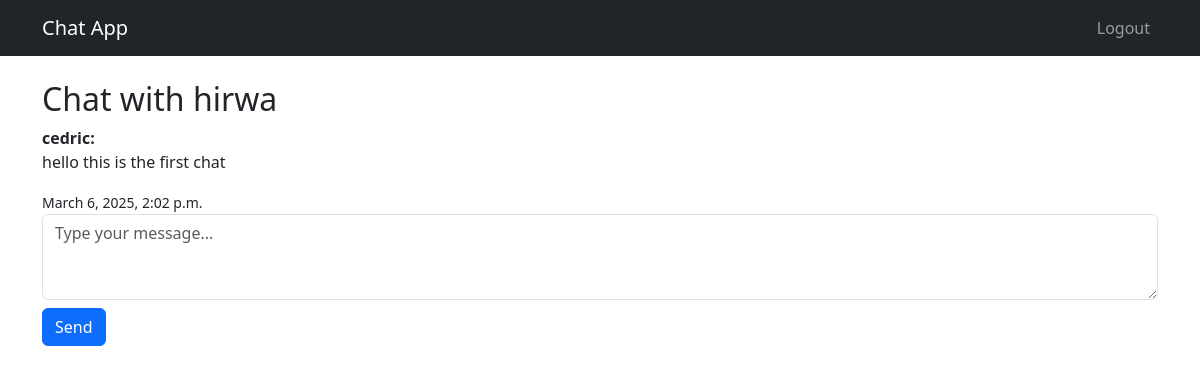
The page /chat/chat/1/ (signed in) on the database as committed earlier.
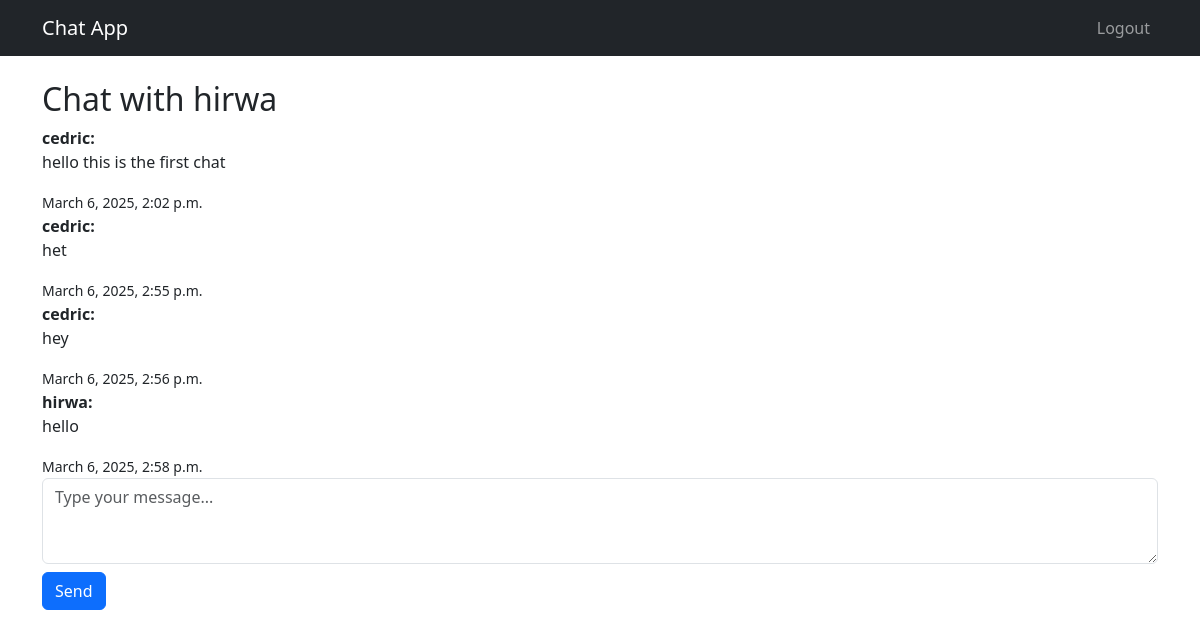
The same page on the database as committed later.
### chat/models.py (models this page shows, shortened)
class ChatSession(models.Model):
    user1 = models.ForeignKey(User, on_delete=models.CASCADE, related_name="chats_as_user1")
    user2 = models.ForeignKey(User, on_delete=models.CASCADE, related_name="chats_as_user2")
    created_at = models.DateTimeField(auto_now_add=True)
    class Meta:
        unique_together = ('user1', 'user2')  # Ensure only one chat session per user pair

class Message(models.Model):
    chat = models.ForeignKey(ChatSession, on_delete=models.CASCADE, related_name="messages")
    sender = models.ForeignKey(User, on_delete=models.CASCADE)
    content = models.TextField()
    timestamp = models.DateTimeField(auto_now_add=True)

### users/models.py (models this page shows)
class CustomUser(AbstractUser):
    profile_picture = models.ImageField(upload_to='profile_pics/', blank=True, null=True)

### chat/views.py (the view)
# urls.py: path('chat/<int:chat_id>/', views.chat_detail, name='chat_detail'),
@login_required
def chat_detail(request, chat_id):
    chat_session = get_object_or_404(ChatSession, id=chat_id)
    if request.user not in [chat_session.user1, chat_session.user2]:
        return redirect('chat_home')
    messages = Message.objects.filter(chat=chat_session).order_by('timestamp')
    return render(request, 'chat/chat_detail.html', {'chat_session': chat_session, 'messages': messages})

### chat/templates/chat/chat_detail.html (shortened to what this page needs)
{% extends 'base.html' %}
{% load static %}
{% block content %}
<h2>Chat with {% if chat_session.user1 == user %}{{ chat_session.user2.username }}{% else %}{{ chat_session.user1.username }}{% endif %}</h2>
<div class="chat-box" id="chat-box">
    {% for message in messages %}
        <div class="message">
            <strong>{{ message.sender }}:</strong>
            <p>{{ message.content }}</p>
            <small>{{ message.timestamp }}</small>
        </div>
    {% endfor %}
</div>
<form id="message-form">
    <textarea id="message-input" class="form-control" rows="3" placeholder="Type your message..." required></textarea>
    <button type="submit" class="btn btn-primary mt-2">Send</button>
</form>
{% endblock %}

### users/templates/base.html (shortened to what this page needs)
{% load static %}
<!DOCTYPE html>
<html lang="en">
<head>
    <link rel="stylesheet" href="https://cdn.jsdelivr.net/npm/bootstrap@5.3.0/dist/css/bootstrap.min.css">
</head>
<body>
    <nav class="navbar navbar-expand-lg navbar-dark bg-dark">
        <div class="container">
            <a class="navbar-brand" href="#">Chat App</a>
            <div class="collapse navbar-collapse">
                <ul class="navbar-nav ms-auto">
                    {% if user.is_authenticated %}
                        <li class="nav-item">
                            <a class="nav-link" href="{% url 'logout' %}">Logout</a>
                        </li>
                    {% endif %}
                </ul>
            </div>
        </div>
    </nav>
    <div class="container mt-4">
        {% block content %}
        {% endblock %}
    </div>
</body>
</html>

Rows that differ between the two databases and show on the page:
added Message: sender "cedric", content "het", timestamp "March 6, 2025, 2:55 p.m."
added Message: sender "cedric", content "hey", timestamp "March 6, 2025, 2:56 p.m."
added Message: sender "hirwa", content "hello", timestamp "March 6, 2025, 2:58 p.m."
